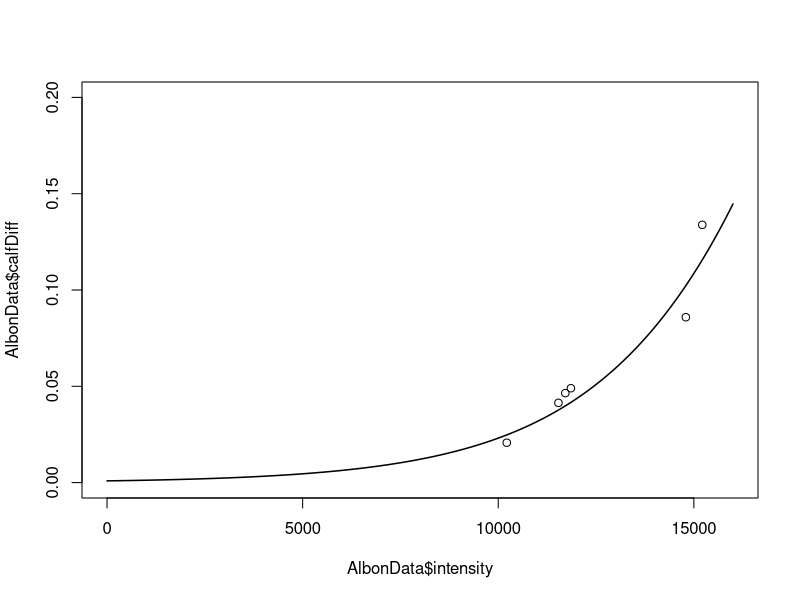
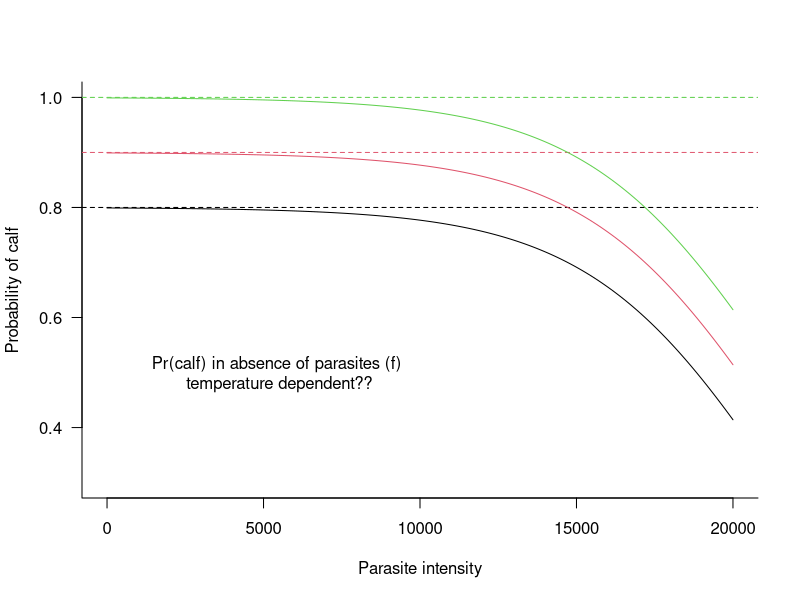

R code for these plots, in order:
# WHat is the relationship between calf production and parasite burdens?
# From Albon et al. 2002: based on treated and untreated pregnancy and calving rates
#m Note Hughes et al. 2009 found no effect of lumen parasites on probability
# that DU caribou were pregnancy, though there was an effect on body condition, and
# it is well established that body condition affects pregnancy rates.

AlbonData <- read.csv("Albon2002_1a.csv",header = TRUE)

plot(AlbonData$intensity, AlbonData$calfDiff, xlim=c(0, 16000), ylim = c(0, 0.2))
lines(seq(0,16000,10), 1/(1 + exp(7.025 - 0.000328*seq(0,16000,10))), lwd=1.5)

# num. calves per female host per year, accounting for parasites
# pCalf : probability of having a calf in the absence of parasites
pCalf <- 0.9
P <- seq(0, 20000, 100)

pCalfP <- pCalf - 1/(1 + exp(7.025 - 0.000328*P))


plot(P, pCalfP, "n", bty="l", ylim = c(0.3, 1), ylab="Probability of calf", xlab = "Parasite intensity",  yaxt="n")
axis(side = 2, at = seq(0.4, 1, 0.2), las=1)
for(i in 1:3){
	pCalf <- c(0.8, 0.9, 1)[i]
	lines(P, pCalf - 1/(1 + exp(7.025 - 0.000328*P)), col = i)
	abline(h = pCalf, lty = 2, col = i)
}
text(5500, 0.5, "Pr(calf) in absence of parasites (f) \ntemperature dependent??")
